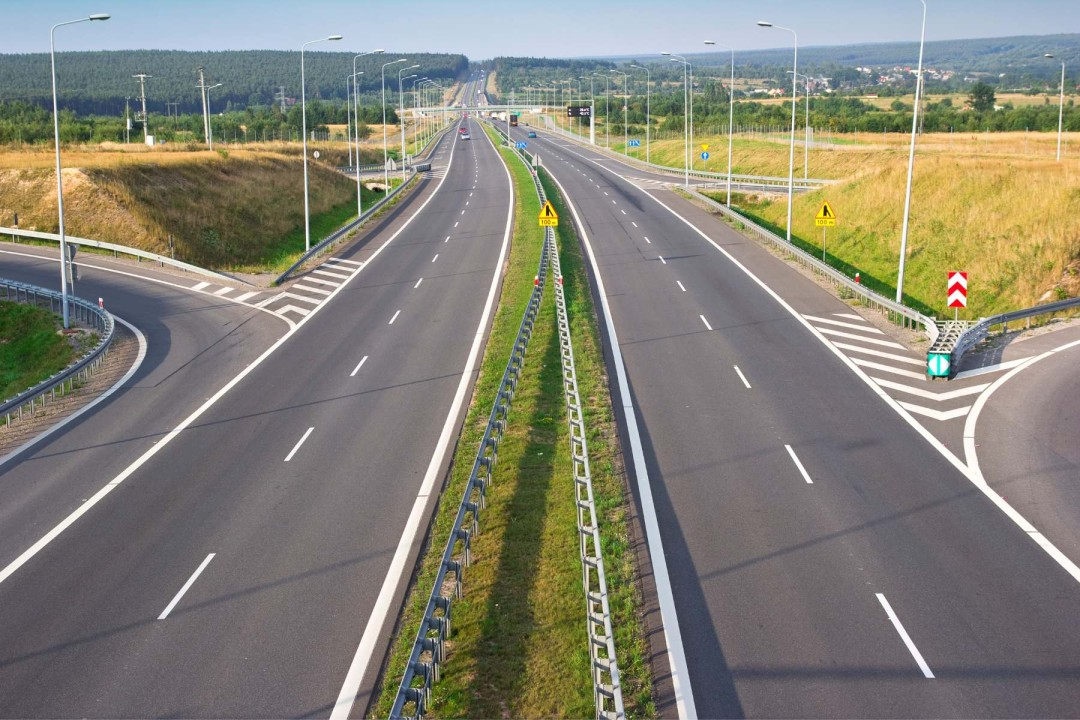
//> input picture image/highway.jpeg, 1080 x 720 px
$ ./edge_detection3   (built with g++ and OpenCV 4)
//> lines starting //> are read from the running program, lines starting //| are printed output that depends on the picture
/*
Canny edge 검출 : Sobel 필터를 기반으로 한 엣지 검출의 가장 개선된 알고리즘

- blur한 영역의 엣지들을 제거하는 효과
- 이미지의 noise로 인해서 나타난 false positive들을 제거하는 효과

Canny(src, dst, threshold1, threshold2)

threshold1 : edge가 확실히 아닌 픽셀들을 제외시키는 기준
threshold2 : strong edge를 찾는 문턱치 기준 (threshold 1 > threshold 2)

*/

#include <opencv.hpp>
using namespace cv;

int main()
{
	Mat img = imread("image/highway.jpeg", IMREAD_GRAYSCALE);
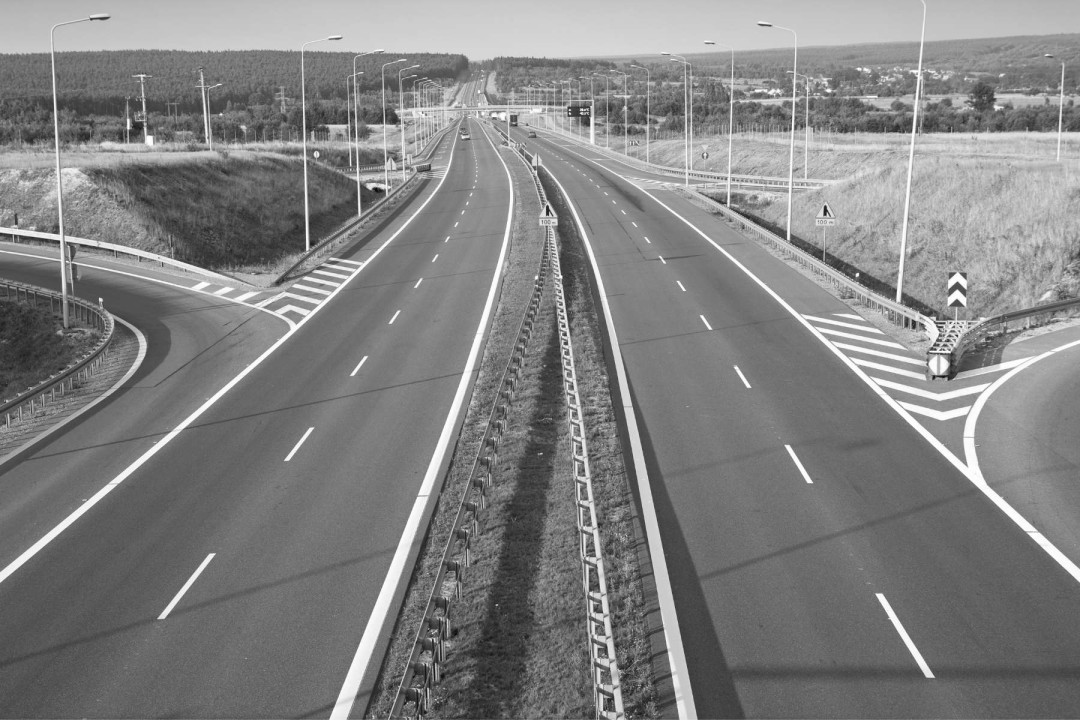
//> img: 720 rows x 1080 cols, CV_8UC1; min 6, max 255, mean 129.3
	Mat dst;

	Canny(img, dst, 100, 200);
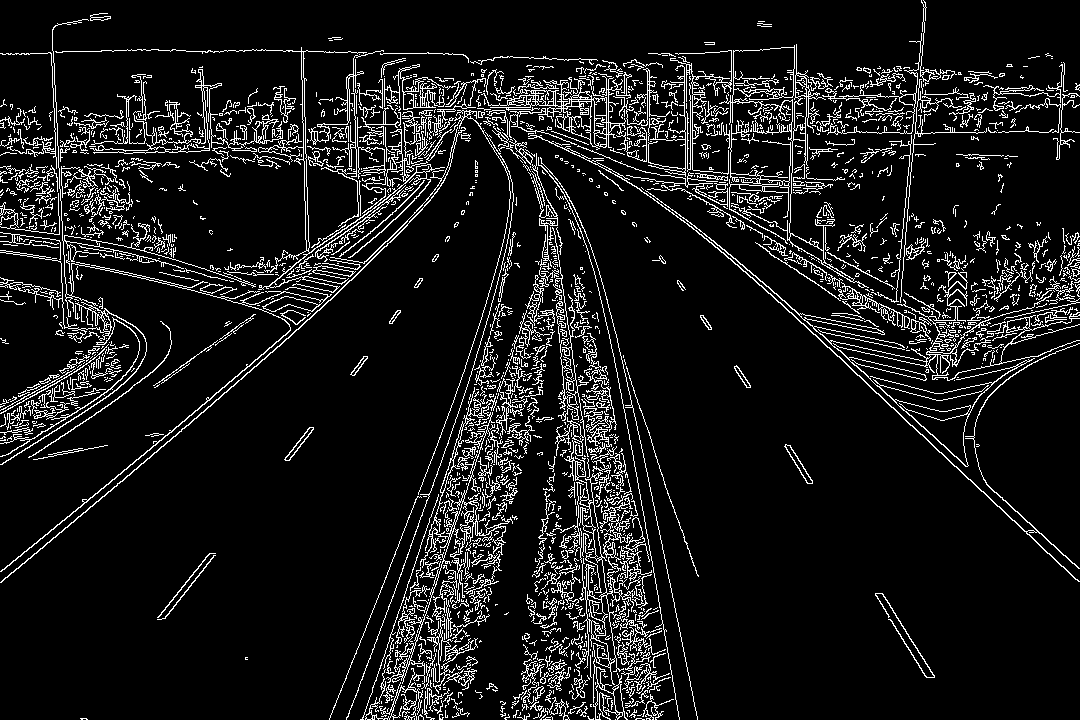
//> dst: 720 rows x 1080 cols, CV_8UC1; 9.5% white in thin lines or dots
	imshow("100 200", dst);

	Canny(img, dst, 50, 200);
	imshow("50 200", dst);

	Canny(img, dst, 50, 100);
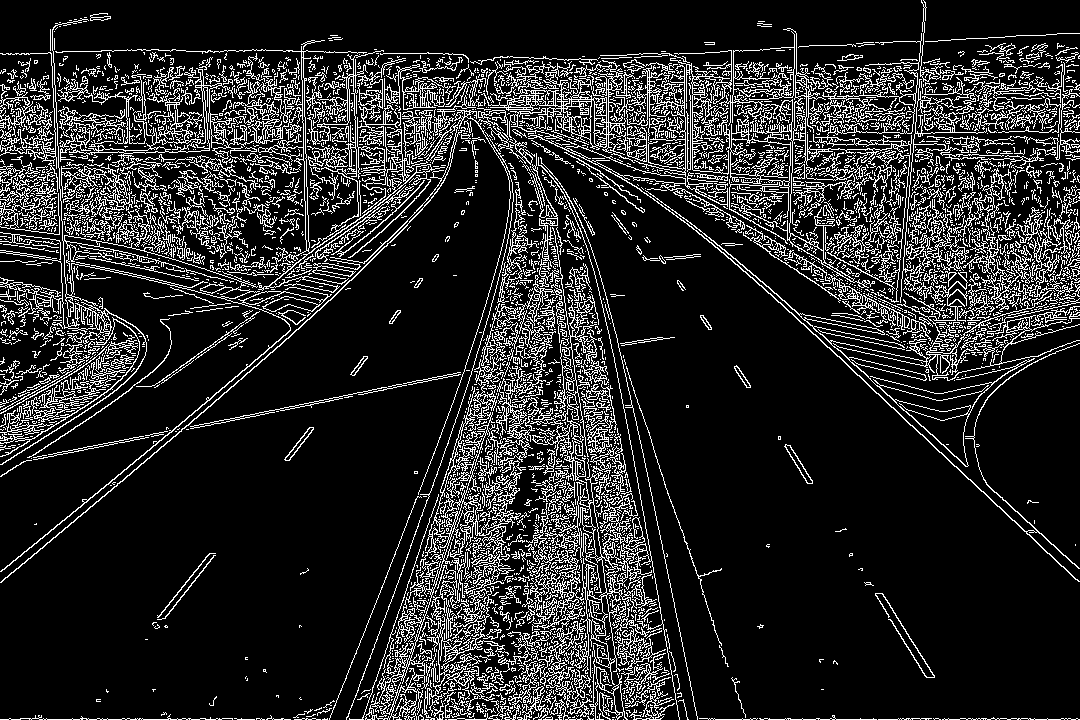
//> dst: 720 rows x 1080 cols, CV_8UC1; 15.4% white in thin lines or dots
	imshow("50 100", dst);
	waitKey(0);
}
